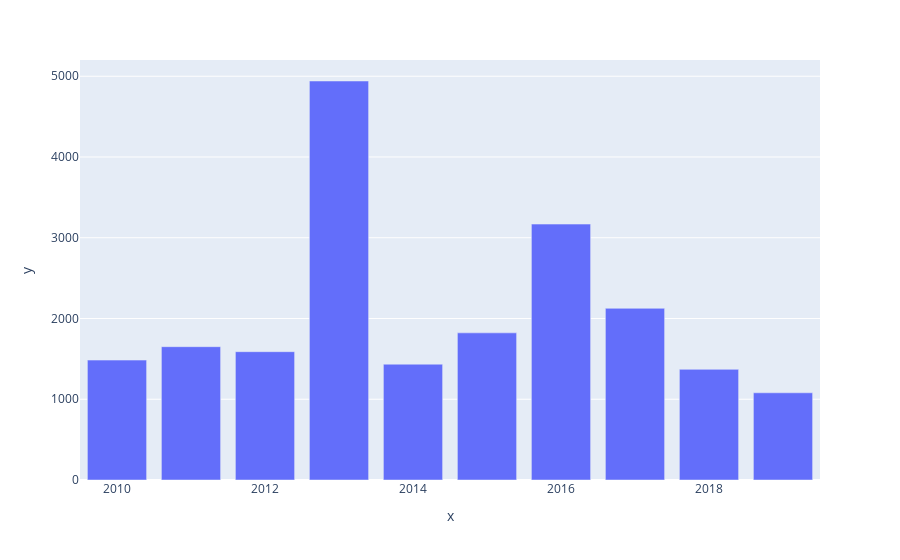

Notebook source saved alongside this figure:
### Code cell
px.bar(x=years,y=sales)

### Figure 1 — Plotly figure (JSON) as saved in the notebook; plotly's stock layout.template omitted (floating-point values rounded to 4 significant figures)
{"data": [{"alignmentgroup": "True", "hovertemplate": "x=%{x}<br>y=%{y}<extra></extra>", "legendgroup": "", "marker": {"color": "#636efa", "pattern": {"shape": ""}}, "name": "", "offsetgroup": "", "orientation": "v", "showlegend": false, "textposition": "auto", "type": "bar", "x": [2010, 2011, 2012, 2013, 2014, 2015, 2016, 2017, 2018, 2019], "xaxis": "x", "y": [1485, 1651, 1589, 4941, 1434, 1822, 3169, 2126, 1370, 1080], "yaxis": "y"}], "layout": {"barmode": "relative", "legend": {"tracegroupgap": 0}, "margin": {"t": 60}, "xaxis": {"anchor": "y", "domain": [0, 1], "title": {"text": "x"}}, "yaxis": {"anchor": "x", "domain": [0, 1], "title": {"text": "y"}}}}
